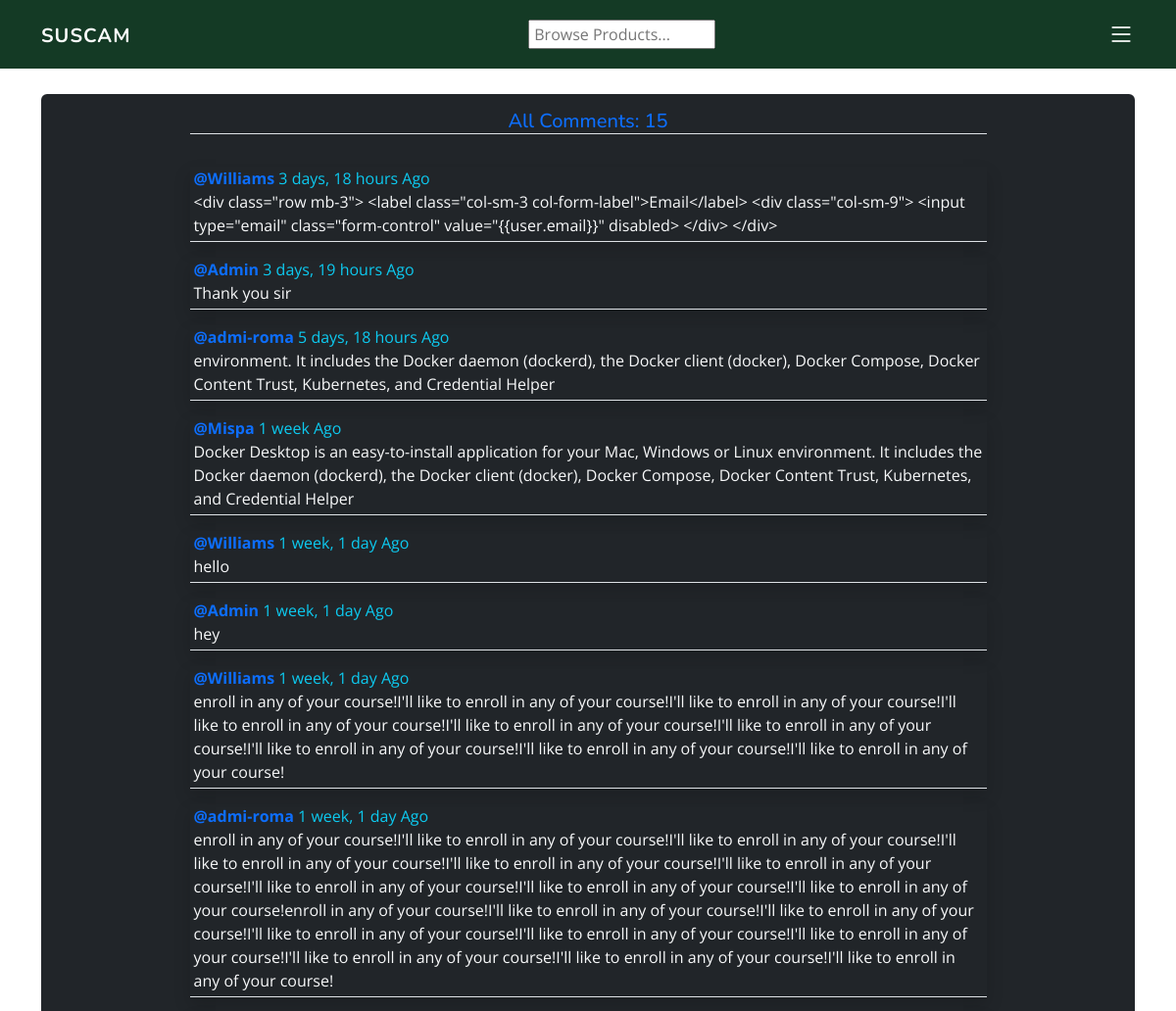
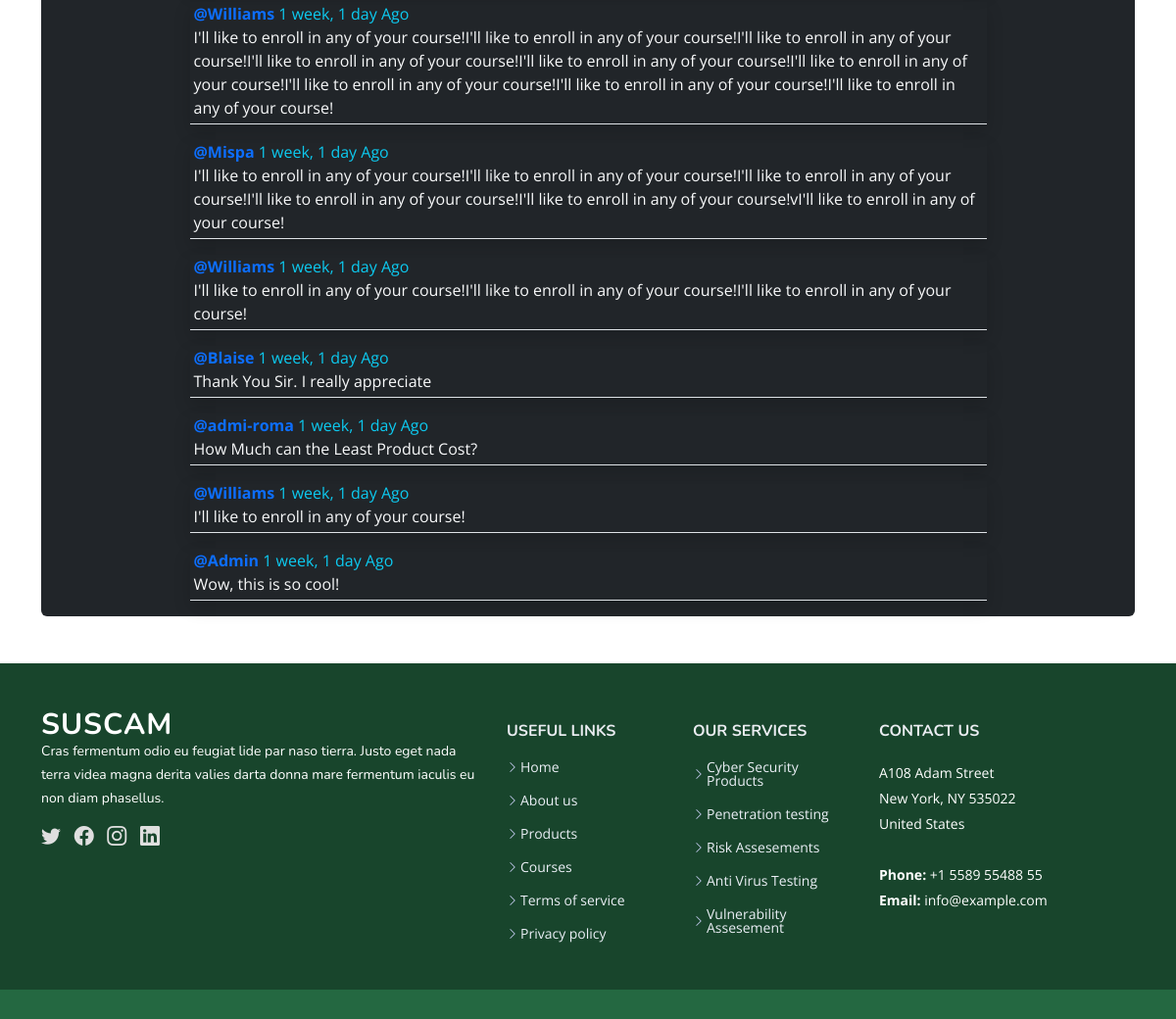
The app's page /comments/ (signed in) with its own data (2 pictures, top to bottom).
### Base/models.py (models this page shows, shortened)
class Comments(models.Model):
    user = models.ForeignKey(User, on_delete=models.SET_NULL, null=True)
    id = models.AutoField( primary_key=True)
    message = models.TextField()
    comment_date = models.DateTimeField(auto_now_add=True)
    class Meta:
        ordering = ['-comment_date',]

### Base/views.py (the view)
# urls.py: path('comments/', views.comments, name='comments'),
def comments(request):
    user_profile = Profile.objects.all()
    comments = Comments.objects.all()
    return render(request, 'Home/comments.html', { 'comments': comments, 'user_profile' : user_profile, })

### templates/Home/comments.html
{% extends "Navbar/navbar.html" %}
{% block content %}
    <div class="container mt-5 py-5">
        <div class="row bg-dark rounded justify-content-center">
            <div class="col-md-9 p-auto rounded">
                <center><h5 class="text-primary pt-3 border-bottom">All Comments: {{comments.count}}</h5></center><hr>
                {% for comment in comments %}
                <p class="text-info shadow pb-1 px-1 border-bottom"><span class="text-primary"><strong>@{{ comment.user.username }} </strong></span> {{ comment.comment_date|timesince }} Ago<br> <span class="text-light">{{ comment.message }}</span></p>
                {% endfor %}
            </div>
        </div>
    </div>
{% endblock content %}

### static/assets/css/style.css (style rules this page uses)
:root { scroll-behavior: smooth; }
body { font-family: "Open Sans", sans-serif; }
h1, h2, h3, h4, h5, h6 { font-family: "Nunito", sans-serif; }

### records on screen
Comments: user.username "Williams", comment_date "3 days, 18 hours", message "<div class=\"row mb-3\"> <label class=\"col-sm-3 col-form-label\">Email</label> <div class=\"col-sm-9\"> <input type=\"email\" class=\"form-control\" value=\"{{user.email}}\" disabled> </div> </div>"
Comments: user.username "Admin", comment_date "3 days, 19 hours", message "Thank you sir"
Comments: user.username "admi-roma", comment_date "5 days, 18 hours", message "environment. It includes the Docker daemon (dockerd), the Docker client (docker), Docker Compose, Docker Content Trust, Kubernetes, and Credential Helper"
Comments: user.username "Mispa", comment_date "1 week", message "Docker Desktop is an easy-to-install application for your Mac, Windows or Linux environment. It includes the Docker daemon (dockerd), the Docker client (docker), Docker Compose, Docker Content Trust, Kubernetes, and Credential Helper"
Comments: user.username "Williams", comment_date "1 week, 1 day", message "hello"
Comments: user.username "Admin", comment_date "1 week, 1 day", message "hey"
Comments: user.username "Williams", comment_date "1 week, 1 day", message "enroll in any of your course!I'll like to enroll in any of your course!I'll like to enroll in any of your course!I'll like to enroll in any of your course!I'll like to enroll in any of your course!I'll like to enroll in any of your course!I'll like to enroll in any of your course!I'll like to enroll in any of your course!I'll like to enroll in any of your course!"
Comments: user.username "admi-roma", comment_date "1 week, 1 day", message "enroll in any of your course!I'll like to enroll in any of your course!I'll like to enroll in any of your course!I'll like to enroll in any of your course!I'll like to enroll in any of your course!I'll like to enroll in any of your course!I'll like to enroll in any of your course!I'll like to enroll in any of your course!I'll like to enroll in any of your course!enroll in any of your course!I'll like to enroll in any of your course!I'll like to enroll in any of your course!I'll like to enroll in any of your course!I'll like to enroll in any of your course!I'll like to enroll in any of your course!I'll like to enroll in any of your course!I'll like to enroll in any of your course!I'll like…"
Comments: user.username "Williams", comment_date "1 week, 1 day", message "I'll like to enroll in any of your course!I'll like to enroll in any of your course!I'll like to enroll in any of your course!I'll like to enroll in any of your course!I'll like to enroll in any of your course!I'll like to enroll in any of your course!I'll like to enroll in any of your course!I'll like to enroll in any of your course!I'll like to enroll in any of your course!"
Comments: user.username "Mispa", comment_date "1 week, 1 day", message "I'll like to enroll in any of your course!I'll like to enroll in any of your course!I'll like to enroll in any of your course!I'll like to enroll in any of your course!I'll like to enroll in any of your course!vI'll like to enroll in any of your course!"
Comments: user.username "Williams", comment_date "1 week, 1 day", message "I'll like to enroll in any of your course!I'll like to enroll in any of your course!I'll like to enroll in any of your course!"
Comments: user.username "Blaise", comment_date "1 week, 1 day", message "Thank You Sir. I really appreciate"
Comments: user.username "admi-roma", comment_date "1 week, 1 day", message "How Much can the Least Product Cost?"
Comments: user.username "Williams", comment_date "1 week, 1 day", message "I'll like to enroll in any of your course!"
Comments: user.username "Admin", comment_date "1 week, 1 day", message "Wow, this is so cool!"

### other values on screen
{{ comments.count }} "15"
